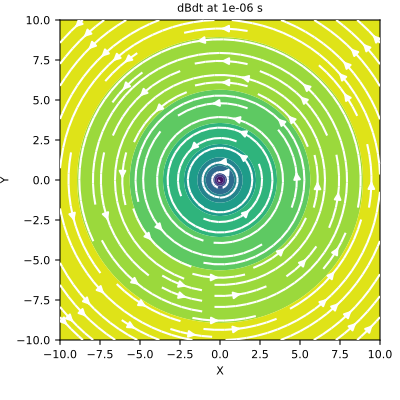

The script that drew this image:
# Here, we define a z-oriented electric dipole and plot the time-derivative of
# the magnetic flux density on the xy-plane that intercepts z=0.

from geoana.em.tdem import ElectricDipoleWholeSpace
from geoana.utils import ndgrid
from geoana.plotting_utils import plot2Ddata
import numpy as np
import matplotlib.pyplot as plt

# Let us begin by defining the electric current dipole.

time = np.logspace(-6, -2, 3)
location = np.r_[0., 0., 0.]
orientation = np.r_[0., 0., 1.]
current = 1.
sigma = 1.0
simulation = ElectricDipoleWholeSpace(
    time, location=location, orientation=orientation,
    current=current, sigma=sigma
)

# Now we create a set of gridded locations and compute dB/dt.

xyz = ndgrid(np.linspace(-10, 10, 20), np.linspace(-10, 10, 20), np.array([0]))
dBdt = simulation.magnetic_flux_density_time_deriv(xyz)

# Finally, we plot the dB/dt at the desired locations/times.

t_ind = 0
fig = plt.figure(figsize=(4, 4))
ax = fig.add_axes([0.15, 0.15, 0.8, 0.8])
plot2Ddata(xyz[:, 0:2], dBdt[t_ind, :, 0:2], ax=ax, vec=True, scale='log')
ax.set_xlabel('X')
ax.set_ylabel('Y')
ax.set_title('dBdt at {} s'.format(time[t_ind]))
